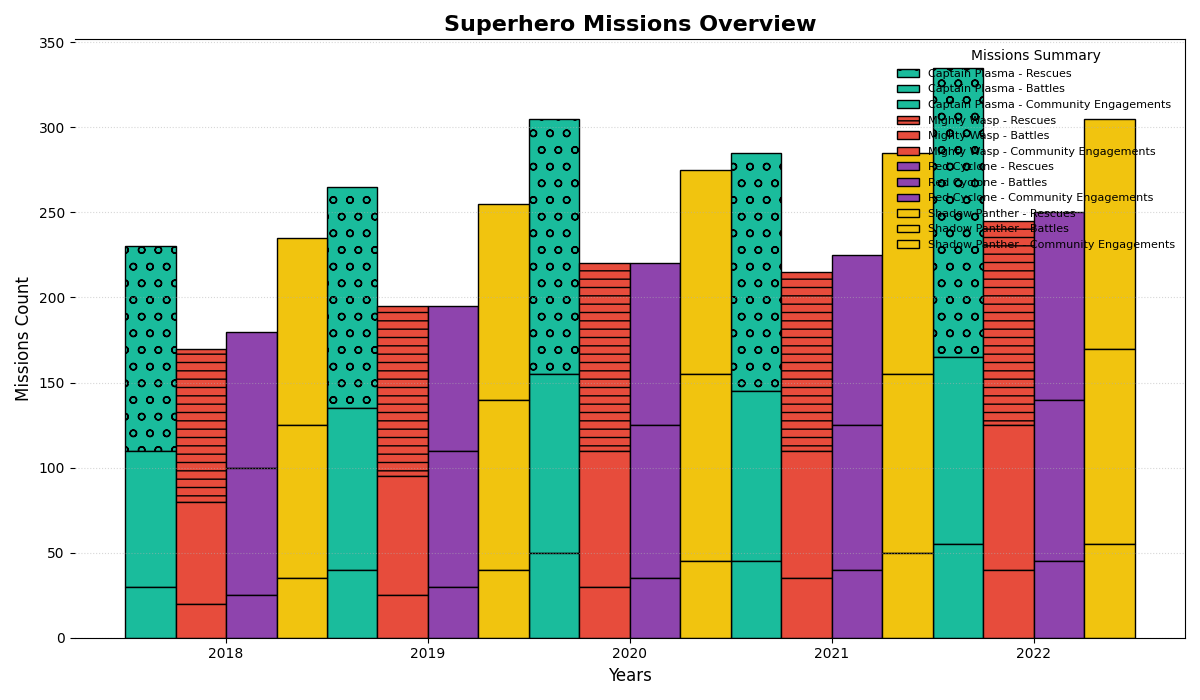

Write the Python code that produced this figure.
import matplotlib.pyplot as plt
import numpy as np

superheroes = ["Captain Plasma", "Mighty Wasp", "Red Cyclone", "Shadow Panther"]
years = ["2018", "2019", "2020", "2021", "2022"]

rescues = np.array([
    [120, 130, 150, 140, 170],
    [90, 100, 110, 105, 120],
    [80, 85, 95, 100, 110],
    [110, 115, 120, 130, 135]
])
battles = np.array([
    [80, 95, 105, 100, 110],
    [60, 70, 80, 75, 85],
    [75, 80, 90, 85, 95],
    [90, 100, 110, 105, 115]
])
community = np.array([
    [30, 40, 50, 45, 55],
    [20, 25, 30, 35, 40],
    [25, 30, 35, 40, 45],
    [35, 40, 45, 50, 55]
])

fig, axs = plt.subplots(figsize=(12, 7))
width = 0.25
x = np.arange(len(years))

colors = ['#1abc9c', '#e74c3c', '#8e44ad', '#f1c40f']

# New line style shuffle with markers for each superhero
markers = ['o', '--', '^', ':']

for i, hero in enumerate(superheroes):
    axs.bar(x, rescues[i], width, label=f'{hero} - Rescues', color=colors[i], edgecolor='black', hatch=markers[i], bottom=battles[i]+community[i])
    axs.bar(x, battles[i], width, label=f'{hero} - Battles', color=colors[i], edgecolor='black', bottom=community[i])
    axs.bar(x, community[i], width, label=f'{hero} - Community Engagements', color=colors[i], edgecolor='black')
    x = x + width

axs.set_title('Superhero Missions Overview', fontsize=16, fontweight='bold')
axs.set_xlabel('Years', fontsize=12)
axs.set_ylabel('Missions Count', fontsize=12)

axs.set_xticks(np.arange(len(years)) + 1.5 * width)
axs.set_xticklabels(years)

# Randomly altered legend
axs.legend(title='Missions Summary', loc='upper right', fontsize=8, frameon=False)

# Randomly altered grid style
axs.yaxis.grid(True, linestyle=':', alpha=0.5)

# Set spine visibility (random choice)
axs.spines['left'].set_visible(False)

plt.tight_layout()
plt.show()
